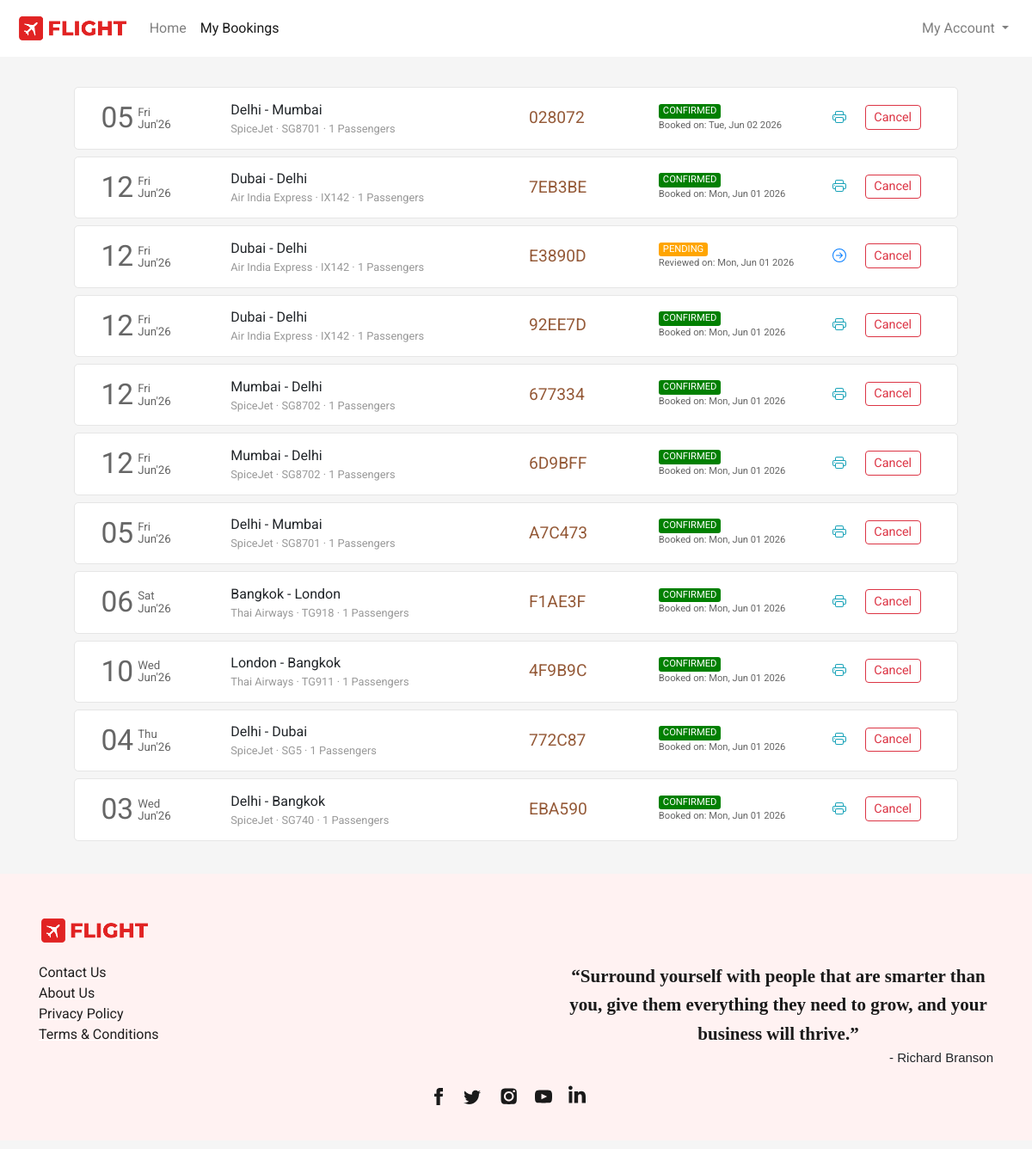
The app's page /flight/bookings (signed in) with its own data.
### flight/models.py (models this page shows, shortened)
class Ticket(models.Model):
    user = models.ForeignKey(User,on_delete=models.CASCADE,related_name="bookings", blank=True, null=True)
    ref_no = models.CharField(max_length=6, unique=True)
    passengers = models.ManyToManyField(Passenger, related_name="flight_tickets")
    flight = models.ForeignKey(Flight, on_delete=models.CASCADE, related_name="tickets", blank=True, null=True)
    flight_ddate = models.DateField(blank=True, null=True)
    flight_adate = models.DateField(blank=True, null=True)
    flight_fare = models.FloatField(blank=True,null=True)
    other_charges = models.FloatField(blank=True,null=True)
    coupon_used = models.CharField(max_length=15,blank=True)
    coupon_discount = models.FloatField(default=0.0)
    total_fare = models.FloatField(blank=True, null=True)
    seat_class = models.CharField(max_length=20, choices=SEAT_CLASS)
    booking_date = models.DateTimeField(default=datetime.now)
    mobile = models.CharField(max_length=20,blank=True)
    email = models.EmailField(max_length=45, blank=True)
    status = models.CharField(max_length=45, choices=TICKET_STATUS)

class Flight(models.Model):
    origin = models.ForeignKey(Place, on_delete=models.CASCADE, related_name="departures")
    destination = models.ForeignKey(Place, on_delete=models.CASCADE, related_name="arrivals")
    depart_time = models.TimeField(auto_now=False, auto_now_add=False)
    depart_day = models.ManyToManyField(Week, related_name="flights_of_the_day")
    duration = models.DurationField(null=True)
    arrival_time = models.TimeField(auto_now=False, auto_now_add=False)
    plane = models.CharField(max_length=24)
    airline = models.CharField(max_length=64)
    economy_fare = models.FloatField(null=True)
    business_fare = models.FloatField(null=True)
    first_fare = models.FloatField(null=True)

class Place(models.Model):
    city = models.CharField(max_length=64)
    airport = models.CharField(max_length=64)
    code = models.CharField(max_length=3)
    country = models.CharField(max_length=64)

### flight/views.py (the view)
# urls.py: path('flight/bookings', views.bookings, name="bookings"),
def bookings(request):
    if request.user.is_authenticated:
        tickets = Ticket.objects.filter(user=request.user).order_by('-booking_date')
        return render(request, 'flight/bookings.html', {
            'page': 'bookings',
            'tickets': tickets
        })
    else:
        return HttpResponseRedirect(reverse('login'))

### flight/templates/flight/bookings.html (shortened to what this page needs)
{% extends 'flight/layout.html' %}
{% load static %}
{% block head %}
    <link rel="stylesheet" href="{% static 'css/bookings_style.css' %}">
{% endblock head %}
{% block body %}
    <section class="section section1">
        <div class="container">
            {% if tickets %}
                {% for ticket in tickets %}
                    <div class="row each-booking-div" id="{{ticket.ref_no}}">
                        <div class="col-2" style="display: flex;">
                            <div style="display: flex; color: #666666; margin-top: auto;">
                                <div>
                                    <span style="font-size: 2.1em;">{{ticket.flight_ddate | date:"d"}}</span>
                                </div>
                                <div style="font-size: smaller; display: flex; margin: auto 0; padding-left: 5px; line-height: 1em;">
                                    <div style="margin: auto;">
                                        <div style="margin-bottom: 1px;">{{ticket.flight_ddate | date:"D"}}</div>
                                        <div style="margin-top: 1px;">{{ticket.flight_ddate | date:"M'y"}}</div>
                                    </div>
                                </div>
                            </div>
                        </div>
                        <div class="col-4 middle-div">
                            <div style="width:100%">
                                <div class="row places-div" style=" display: flex;">
                                    <div style="max-width: 45%;">{{ticket.flight.origin.city}}</div>
                                    <div>&nbsp;-&nbsp;</div>
                                    <div style="max-width: 45%;">{{ticket.flight.destination.city}}</div>
                                </div>
                                <div class="row places-div" style="font-size: .8em; color: #999999; ">
                                    <div style="max-width: 100%;">{{ticket.flight.airline}} &middot; {{ticket.flight.plane}} &middot; {{ticket.passengers.count}} Passengers</div>
                                </div>
                            </div>
                        </div>
                        <div class="col-2 middle-div">
                            <div style="font-size: 1.2em; color: #945937;">{{ticket.ref_no}}</div>
                        </div>
                        <div class="col-2 middle-div">
                            <div>
                                <div class="row status-div">
                                    {% if ticket.status == 'CONFIRMED' %}
                                        <div class="green">{{ticket.status}}</div>
                                    {% endif %}
                                    {% if ticket.status == 'PENDING' %}
                                        <div class="orange">{{ticket.status}}</div>
                                    {% endif %}
                                </div>
                                <div class="row booking-date-div" style="font-size: .7em; color: #666;">
                                    {% if ticket.status == 'CONFIRMED' %}
                                        Booked on: {{ticket.booking_date | date:"D, M d Y"}}
                                    {% endif %}
                                    {% if ticket.status == 'PENDING' %}
                                        Reviewed on: {{ticket.booking_date | date:"D, M d Y"}}
                                    {% endif %}
                                </div>
                            </div>
                        </div>
                        <div class="col-2 last-div">
                            <div>
                                <div class="ticket-action-div">
                                    {% if ticket.status == 'CONFIRMED' %}
                                        <form action="{% url 'getticket' %}" method="get" target="_blank">
                                            <button type="submit" class="btn btn-outline-info btnp pbtn">
                                            </button>
                                        </form>
                                        <button class="btn btn-outline-danger btnp cbtn"  data-ref="{{ticket.ref_no}}" onclick="popup(this)">Cancel</button>
                                    {% endif %}
                                    {% if ticket.status == 'PENDING' %}
                                        <form action="{% url 'resumebooking' %}" method="POST">
                                            <button type="submit" class="btn btn-outline-primary btnp rbtn">
                                            </button>
                                        </form>
                                        <button type="button" class="btn btn-outline-danger btnp cbtn" data-ref="{{ticket.ref_no}}" onclick="popup(this)">Cancel</button>
                                    {% endif %}
                                </div>
                            </div>
                        </div>
                    </div>
                {% endfor %}
            {% endif %}
        </div>
    </section>
{% endblock %}

### flight/templates/flight/layout.html (shortened to what this page needs)
{% load static %}
<!DOCTYPE html>
<html lang="en">
<head>
  <link rel="stylesheet" href="https://stackpath.bootstrapcdn.com/bootstrap/4.4.1/css/bootstrap.min.css">
  <link rel="stylesheet" href="https://use.typekit.net/cav5lva.css">
  <link rel="stylesheet" href="{% static 'css/layout_style.css' %}">
  {% block head %}
  {% endblock %}
</head>
<body>
  <div class="container-fluid">
    <nav class="navbar navbar-expand-lg navbar-light">
      <a class="navbar-brand" href="{% url 'index' %}">
          <img src="{% static 'img/icon_logo.png' %}" height="34" alt="">
      </a>
      <div class="collapse navbar-collapse" id="navbarSupportedContent">
        <ul class="navbar-nav mr-auto">
          <li class="nav-item {% if not page %}active{% endif %}">
            <a class="nav-link" href="{% url 'index' %}">Home</a>
          </li>
          <li class="nav-item {% if page == 'bookings' %}active{% endif %}">
            <a class="nav-link" href="{% url 'bookings' %}">My Bookings</a>
          </li>
        </ul>
        <ul class="navbar-nav">
          {% if not user.is_authenticated %}
            <li class="nav-item">
              <button class="btn btn-outline-danger" style="border-radius: 25rem;" onclick="window.location.href = '/login';">
                <svg width="1.1em" height="1.1em" viewBox="0 1.5 16 16" class="bi bi-person-fill" fill="currentColor" xmlns="http://www.w3.org/2000/svg">
                  <path fill-rule="evenodd" d="M3 14s-1 0-1-1 1-4 6-4 6 3 6 4-1 1-1 1H3zm5-6a3 3 0 1 0 0-6 3 3 0 0 0 0 6z"/>
                </svg>
                Login
              </button>
            </li>
          {% else %}
            <li class="nav-item dropdown my-account">
              <a class="nav-link dropdown-toggle" href="#" id="navbarDropdown" role="button" data-toggle="dropdown" aria-haspopup="true" aria-expanded="false">
                My Account
              </a>
            </li>
          {% endif %}
        </ul>
      </div>
    </nav>
    <main>
      {% block body %}{% endblock %}
    </main>
    <footer>
      <div class="container">
        <div>
          <div class="logo-container">
            <img src="{% static 'img/icon_logo.png' %}">
          </div>
          <div class="footer-content">
            <div class="links-container">
              <div>
                <ul class="link-list">
                  <li class="list-item"><a class="footer-links" href="{% url 'contact' %}">Contact Us</a></li>
                  <li class="list-item"><a class="footer-links" href="{% url 'aboutus' %}">About Us</a></li>
                  <li class="list-item"><a class="footer-links" href="{% url 'privacypolicy' %}">Privacy Policy</a></li>
                  <li class="list-item"><a class="footer-links" href="{% url 'termsandconditions' %}">Terms &amp; Conditions</a></li>
                </ul>
              </div>
            </div>
            <div class="quote-container">
              <div class="quote">“Surround yourself with people that are smarter than you, give them everything they need to grow, and your business will thrive.”</div>
              <div class="quote-by">- Richard Branson</div>
            </div>
          </div>
          <div class="social-links">
            <div class="social-icons">
              <a href="#" class="social-icon">
              </a>
              <a href="#" class="social-icon">
              </a>
              <a href="#" class="social-icon">
              </a>
              <a href="#" class="social-icon">
              </a>
              <a href="#" class="social-icon">
              </a>
            </div>
          </div>
        </div>
      </div>
    </footer>
  </div>
</body>
</html>

### flight/static/css/layout_style.css (style rules this page uses)
body { margin: 0px; padding: 0px; font-family: "Rubik", sans-serif; font-weight: normal; font-style: normal; min-width: 250px; }
.container-fluid { padding-left: 0px; padding-right: 0px; }
.navbar { padding: .7rem 1.2rem; background-color: #fff; transition-duration: .2s; }
.section { background-size: cover; background-position: center; background-repeat: no-repeat; padding: 30px 50px; min-height: 100vh; }
footer { background-color: rgb(255,242,242); margin-top: 0px; padding-top: 1px; }
footer .container > div { font-family: Barlow, sans-serif; margin: 48px 0px 10px; flex-shrink: 0; max-width: 100%; overflow: hidden; }
.footer-content { padding-top: 20px; display: flex; -webkit-box-pack: justify; justify-content: space-between; }
.links-container { text-align: left; flex-direction: row; display: flex; }
.quote-container { text-align: right; }
.logo-container img { width: 130px; }
.links-container > div { flex: 1 0 0px; }
.links-container > div ul { padding-inline-start: 0px; margin-block-start: 0px; margin-block-end: 0px; list-style-type: none; margin-right: 50px; }
.footer-links { white-space: nowrap; color: rgb(31, 31, 31); text-decoration: underline solid rgb(255, 255, 255); transition: all 0.1s ease 0s; }
.quote-container .quote { font-family: utopia-std, serif; text-align: center; color: rgb(26, 26, 26); max-width: 500px; margin: auto; font-size: 21px; font-weight: 600; line-height: 1.6; }
.quote-container .quote-by { font-family: sans-serif; font-size: 15px; }
.social-icons { list-style-type: none; display: flex; margin: 0px auto; padding: 20px 0px; width: 100%; max-width: 200px; justify-content: space-evenly; }
.social-icons a { height: 44px; width: 44px; }

### flight/static/css/bookings_style.css (style rules this page uses)
* { font-family: 'Roboto', sans-serif; }
body { background-color: #f5f5f5; word-wrap: break-word; }
.container { cursor: pointer; }
.each-booking-div { width: 96%; margin: 5px auto 8px auto; transition-duration: .4s; padding: 10px 15px; background-color: #fff; border: 1px solid #e6e6e6; border-radius: 5px; }
.btnp { padding: .15rem .6rem; font-size: .9em; margin-top: 3px; margin-bottom: 5px; }
.each-booking-div > div { display: flex; overflow: auto; }
.each-booking-div > div > div { margin-top: auto; margin-bottom: auto; width: 100%; }
.green, .red, .orange { border-radius: 3px; color: white; padding-left: 5px; padding-right: 5px; font-size: .7em; }
.green { background-color: green; }
.orange { background-color: orange; }
.ticket-action-div { display: flex; justify-content: space-evenly; }
.pbtn, .rbtn { border: 0; }

### records on screen
Ticket: flight_ddate "05", flight_ddate "Fri", flight_ddate "Jun'26", flight.origin.city "Delhi", flight.destination.city "Mumbai", flight.airline "SpiceJet", flight.plane "SG8701", passengers.count "1", ref_no "028072", status "CONFIRMED", booking_date "Tue, Jun 02 2026"
Ticket: flight_ddate "12", flight_ddate "Fri", flight_ddate "Jun'26", flight.origin.city "Dubai", flight.destination.city "Delhi", flight.airline "Air India Express", flight.plane "IX142", passengers.count "1", ref_no "7EB3BE", status "CONFIRMED", booking_date "Mon, Jun 01 2026"
Ticket: flight_ddate "12", flight_ddate "Fri", flight_ddate "Jun'26", flight.origin.city "Dubai", flight.destination.city "Delhi", flight.airline "Air India Express", flight.plane "IX142", passengers.count "1", ref_no "E3890D", status "PENDING", booking_date "Mon, Jun 01 2026"
Ticket: flight_ddate "12", flight_ddate "Fri", flight_ddate "Jun'26", flight.origin.city "Dubai", flight.destination.city "Delhi", flight.airline "Air India Express", flight.plane "IX142", passengers.count "1", ref_no "92EE7D", status "CONFIRMED", booking_date "Mon, Jun 01 2026"
Ticket: flight_ddate "12", flight_ddate "Fri", flight_ddate "Jun'26", flight.origin.city "Mumbai", flight.destination.city "Delhi", flight.airline "SpiceJet", flight.plane "SG8702", passengers.count "1", ref_no "677334", status "CONFIRMED", booking_date "Mon, Jun 01 2026"
Ticket: flight_ddate "12", flight_ddate "Fri", flight_ddate "Jun'26", flight.origin.city "Mumbai", flight.destination.city "Delhi", flight.airline "SpiceJet", flight.plane "SG8702", passengers.count "1", ref_no "6D9BFF", status "CONFIRMED", booking_date "Mon, Jun 01 2026"
Ticket: flight_ddate "05", flight_ddate "Fri", flight_ddate "Jun'26", flight.origin.city "Delhi", flight.destination.city "Mumbai", flight.airline "SpiceJet", flight.plane "SG8701", passengers.count "1", ref_no "A7C473", status "CONFIRMED", booking_date "Mon, Jun 01 2026"
Ticket: flight_ddate "06", flight_ddate "Sat", flight_ddate "Jun'26", flight.origin.city "Bangkok", flight.destination.city "London", flight.airline "Thai Airways", flight.plane "TG918", passengers.count "1", ref_no "F1AE3F", status "CONFIRMED", booking_date "Mon, Jun 01 2026"
Ticket: flight_ddate "10", flight_ddate "Wed", flight_ddate "Jun'26", flight.origin.city "London", flight.destination.city "Bangkok", flight.airline "Thai Airways", flight.plane "TG911", passengers.count "1", ref_no "4F9B9C", status "CONFIRMED", booking_date "Mon, Jun 01 2026"
Ticket: flight_ddate "04", flight_ddate "Thu", flight_ddate "Jun'26", flight.origin.city "Delhi", flight.destination.city "Dubai", flight.airline "SpiceJet", flight.plane "SG5", passengers.count "1", ref_no "772C87", status "CONFIRMED", booking_date "Mon, Jun 01 2026"
Ticket: flight_ddate "03", flight_ddate "Wed", flight_ddate "Jun'26", flight.origin.city "Delhi", flight.destination.city "Bangkok", flight.airline "SpiceJet", flight.plane "SG740", passengers.count "1", ref_no "EBA590", status "CONFIRMED", booking_date "Mon, Jun 01 2026"
